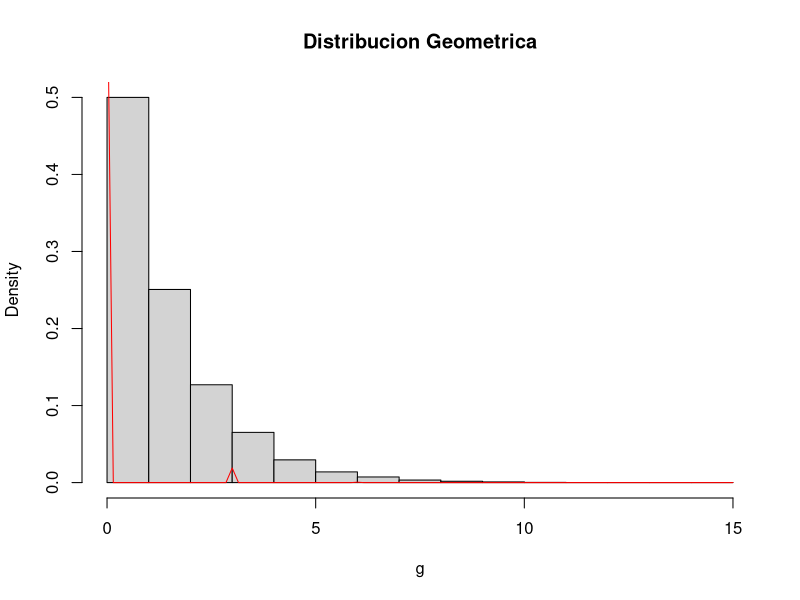
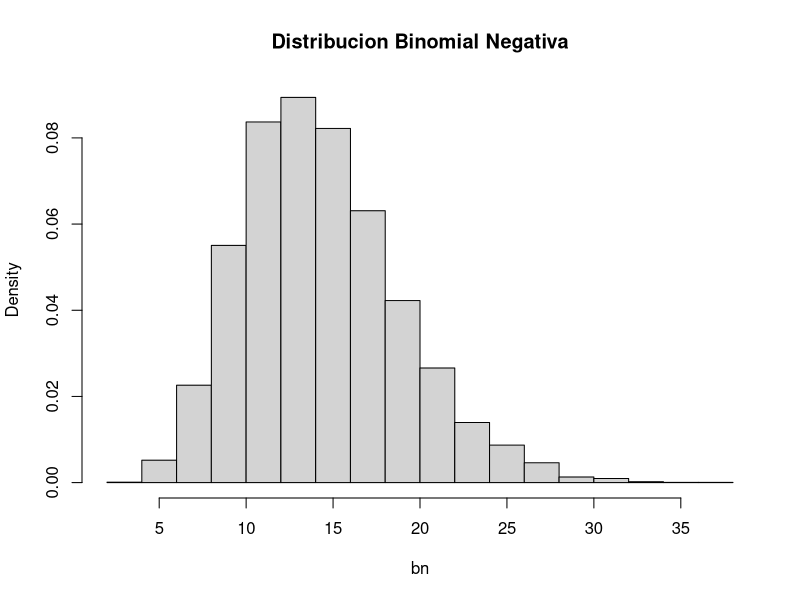

Recreate these plots in R, in order.
set.seed(789)
################################################################################
#Distribucion Geométrica
v.a.g<- function(n,lamda=p){
  normal<-runif(n)
  digeo<-c()
  if(lamda > 0){
    digeo<- (-log(1 - normal)) / lamda
  }
}
g <- v.a.g(n=10^4, lamda= 0.7)
mean(g)
hist(g, main = "Distribucion Geometrica",probability = T)
curve(dgeom(x,prob = 0.7),col="red",add = T) 
#Prueba Analitica(kolmogorov-Smirlov)
ks.test(g, "pgeom",prob=0.7)
#p.value>0.05 No rechazar H0:(sigue la misma distribucion normal)
################################################################################
#Distribución Binomial Negativa
v.a.bn <- function(n,r,p){
  bn <- replicate(r,v.a.g(10^4,0.7))
  bn <- rowSums(bn)
}
set.seed(789)
bn<- v.a.bn(10^4,r = 10,p = 0.7)
mean(bn)
hist(bn, main = "Distribucion Binomial Negativa",probability = T)
#y <- seq(min(bn),max(bn),0.1)
#lines(y,mandar la formula,col="red")
################################################################################
